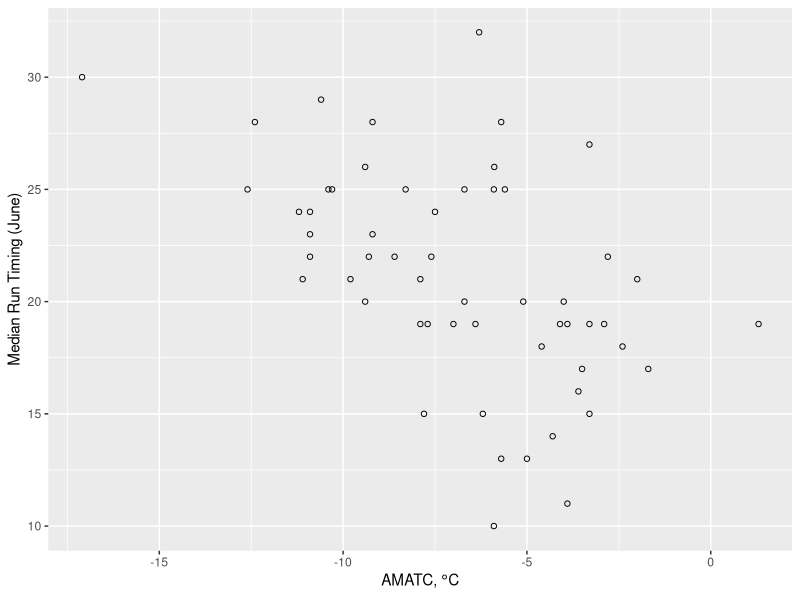
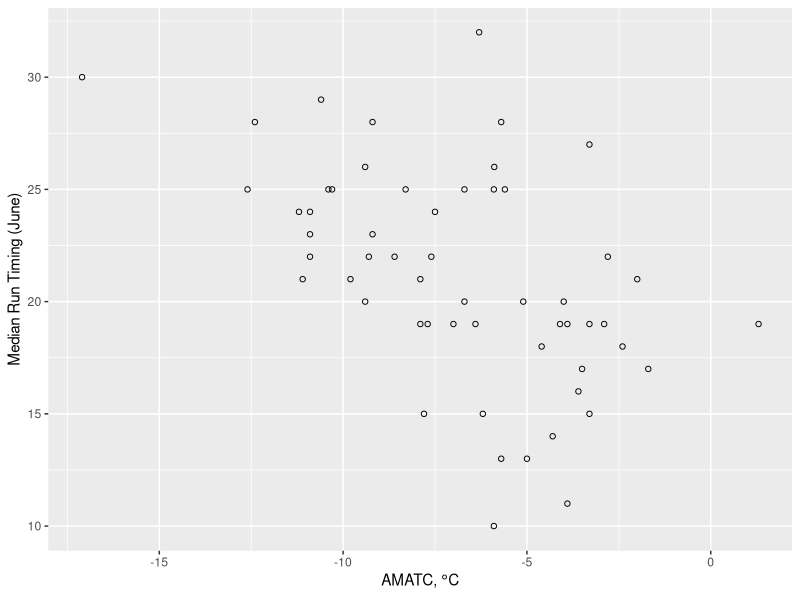

The R source for these figures, in order:
#' april_forecast.R
#'
#' 15/25/50 %tiles of timing using just 2016 AMATC

library(dplyr)
library(ggplot2)

# Data loading/cleanup
######################

yuk <- read.csv("data/yukon.csv",
                stringsAsFactors = FALSE)


# Plotting
##########

ggplot(yuk, aes(amatc, mdj)) +
  geom_point(shape = 1) +
  geom_vline(xintercept = yuk[which(yuk$year == 2017),"amatc"]) +
  labs(x = expression("AMATC,"*~degree*"C"), y = "Median Run Timing (June)")

ggsave("april_forecast/mdj_against_amatc.png", width = 7, height = 6)

# Modeling
##########

# Fit -> 2015
model <- lm(mdj ~ amatc, data = subset(yuk, year < 2017))
summary(model)

predict(model, newdata =  yuk[yuk$year == 2017,])